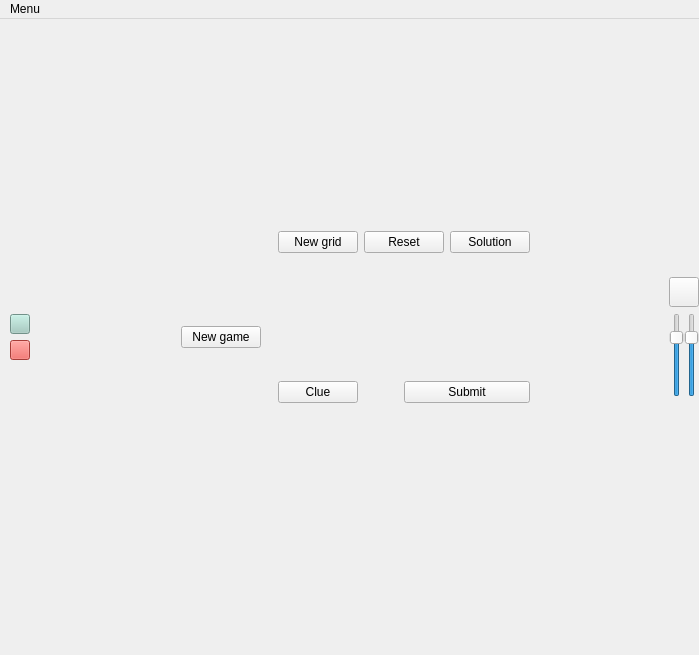
<?xml version="1.0" encoding="UTF-8"?>
<ui version="4.0">
 <class>MainWindow</class>
 <widget class="QMainWindow" name="MainWindow">
  <property name="geometry">
   <rect>
    <x>0</x>
    <y>0</y>
    <width>699</width>
    <height>655</height>
   </rect>
  </property>
  <property name="sizePolicy">
   <sizepolicy hsizetype="Preferred" vsizetype="Preferred">
    <horstretch>0</horstretch>
    <verstretch>0</verstretch>
   </sizepolicy>
  </property>
  <property name="minimumSize">
   <size>
    <width>0</width>
    <height>0</height>
   </size>
  </property>
  <property name="windowTitle">
   <string>MainWindow</string>
  </property>
  <property name="tabShape">
   <enum>QTabWidget::Rounded</enum>
  </property>
  <widget class="QWidget" name="centralWidget">
   <property name="sizePolicy">
    <sizepolicy hsizetype="Preferred" vsizetype="Preferred">
     <horstretch>0</horstretch>
     <verstretch>0</verstretch>
    </sizepolicy>
   </property>
   <layout class="QVBoxLayout" name="verticalLayout">
    <property name="spacing">
     <number>0</number>
    </property>
    <property name="leftMargin">
     <number>0</number>
    </property>
    <property name="topMargin">
     <number>0</number>
    </property>
    <property name="rightMargin">
     <number>0</number>
    </property>
    <property name="bottomMargin">
     <number>0</number>
    </property>
    <item>
     <spacer name="verticalSpacer_top">
      <property name="orientation">
       <enum>Qt::Vertical</enum>
      </property>
      <property name="sizeHint" stdset="0">
       <size>
        <width>20</width>
        <height>40</height>
       </size>
      </property>
     </spacer>
    </item>
    <item>
     <layout class="QHBoxLayout" name="horizontalLayout_content">
      <property name="spacing">
       <number>6</number>
      </property>
      <property name="leftMargin">
       <number>0</number>
      </property>
      <property name="topMargin">
       <number>0</number>
      </property>
      <property name="rightMargin">
       <number>0</number>
      </property>
      <property name="bottomMargin">
       <number>0</number>
      </property>
      <item>
       <layout class="QVBoxLayout" name="verticalLayout_leftSide">
        <property name="leftMargin">
         <number>10</number>
        </property>
        <property name="rightMargin">
         <number>0</number>
        </property>
        <item>
         <spacer name="verticalSpacer_3">
          <property name="orientation">
           <enum>Qt::Vertical</enum>
          </property>
          <property name="sizeType">
           <enum>QSizePolicy::Expanding</enum>
          </property>
          <property name="sizeHint" stdset="0">
           <size>
            <width>20</width>
            <height>40</height>
           </size>
          </property>
         </spacer>
        </item>
        <item>
         <widget class="QPushButton" name="button_blueTheme">
          <property name="sizePolicy">
           <sizepolicy hsizetype="Fixed" vsizetype="Fixed">
            <horstretch>0</horstretch>
            <verstretch>0</verstretch>
           </sizepolicy>
          </property>
          <property name="minimumSize">
           <size>
            <width>20</width>
            <height>20</height>
           </size>
          </property>
          <property name="maximumSize">
           <size>
            <width>20</width>
            <height>20</height>
           </size>
          </property>
          <property name="styleSheet">
           <string notr="true">background-color: #A0CBC0;</string>
          </property>
          <property name="text">
           <string/>
          </property>
         </widget>
        </item>
        <item>
         <widget class="QPushButton" name="button_redTheme">
          <property name="sizePolicy">
           <sizepolicy hsizetype="Fixed" vsizetype="Fixed">
            <horstretch>0</horstretch>
            <verstretch>0</verstretch>
           </sizepolicy>
          </property>
          <property name="minimumSize">
           <size>
            <width>20</width>
            <height>20</height>
           </size>
          </property>
          <property name="maximumSize">
           <size>
            <width>20</width>
            <height>20</height>
           </size>
          </property>
          <property name="styleSheet">
           <string notr="true">background-color: #E9564F</string>
          </property>
          <property name="text">
           <string/>
          </property>
         </widget>
        </item>
        <item>
         <spacer name="verticalSpacer_4">
          <property name="orientation">
           <enum>Qt::Vertical</enum>
          </property>
          <property name="sizeType">
           <enum>QSizePolicy::Expanding</enum>
          </property>
          <property name="sizeHint" stdset="0">
           <size>
            <width>20</width>
            <height>40</height>
           </size>
          </property>
         </spacer>
        </item>
       </layout>
      </item>
      <item>
       <spacer name="horizontalSpacer_left">
        <property name="orientation">
         <enum>Qt::Horizontal</enum>
        </property>
        <property name="sizeHint" stdset="0">
         <size>
          <width>40</width>
          <height>20</height>
         </size>
        </property>
       </spacer>
      </item>
      <item>
       <widget class="QWidget" name="widget_startMenu" native="true">
        <property name="minimumSize">
         <size>
          <width>0</width>
          <height>0</height>
         </size>
        </property>
        <layout class="QVBoxLayout" name="verticalLayout_3">
         <item>
          <widget class="QPushButton" name="button_newGame">
           <property name="cursor">
            <cursorShape>PointingHandCursor</cursorShape>
           </property>
           <property name="text">
            <string>New game</string>
           </property>
          </widget>
         </item>
        </layout>
       </widget>
      </item>
      <item>
       <widget class="QWidget" name="widget_centralContent" native="true">
        <property name="minimumSize">
         <size>
          <width>20</width>
          <height>0</height>
         </size>
        </property>
        <layout class="QVBoxLayout" name="verticalLayout_2">
         <property name="leftMargin">
          <number>0</number>
         </property>
         <property name="topMargin">
          <number>0</number>
         </property>
         <property name="rightMargin">
          <number>0</number>
         </property>
         <property name="bottomMargin">
          <number>0</number>
         </property>
         <item>
          <widget class="QWidget" name="widgetLayout_header" native="true">
           <property name="minimumSize">
            <size>
             <width>0</width>
             <height>0</height>
            </size>
           </property>
           <layout class="QHBoxLayout" name="horizontalLayout_2">
            <property name="leftMargin">
             <number>0</number>
            </property>
            <property name="topMargin">
             <number>0</number>
            </property>
            <property name="rightMargin">
             <number>0</number>
            </property>
            <property name="bottomMargin">
             <number>0</number>
            </property>
            <item>
             <widget class="QPushButton" name="button_newGrid">
              <property name="sizePolicy">
               <sizepolicy hsizetype="Minimum" vsizetype="Fixed">
                <horstretch>0</horstretch>
                <verstretch>0</verstretch>
               </sizepolicy>
              </property>
              <property name="minimumSize">
               <size>
                <width>0</width>
                <height>0</height>
               </size>
              </property>
              <property name="cursor">
               <cursorShape>PointingHandCursor</cursorShape>
              </property>
              <property name="text">
               <string>New grid</string>
              </property>
             </widget>
            </item>
            <item>
             <widget class="QPushButton" name="button_reset">
              <property name="sizePolicy">
               <sizepolicy hsizetype="Minimum" vsizetype="Fixed">
                <horstretch>0</horstretch>
                <verstretch>0</verstretch>
               </sizepolicy>
              </property>
              <property name="minimumSize">
               <size>
                <width>0</width>
                <height>0</height>
               </size>
              </property>
              <property name="cursor">
               <cursorShape>PointingHandCursor</cursorShape>
              </property>
              <property name="text">
               <string>Reset</string>
              </property>
             </widget>
            </item>
            <item>
             <widget class="QPushButton" name="button_solution">
              <property name="minimumSize">
               <size>
                <width>0</width>
                <height>0</height>
               </size>
              </property>
              <property name="cursor">
               <cursorShape>PointingHandCursor</cursorShape>
              </property>
              <property name="text">
               <string>Solution</string>
              </property>
             </widget>
            </item>
           </layout>
          </widget>
         </item>
         <item>
          <spacer name="verticalSpacer_gridBottom">
           <property name="orientation">
            <enum>Qt::Vertical</enum>
           </property>
           <property name="sizeHint" stdset="0">
            <size>
             <width>20</width>
             <height>40</height>
            </size>
           </property>
          </spacer>
         </item>
         <item>
          <widget class="QFrame" name="frame_gridDisplay">
           <property name="sizePolicy">
            <sizepolicy hsizetype="Preferred" vsizetype="Preferred">
             <horstretch>0</horstretch>
             <verstretch>0</verstretch>
            </sizepolicy>
           </property>
           <property name="minimumSize">
            <size>
             <width>0</width>
             <height>0</height>
            </size>
           </property>
           <property name="frameShape">
            <enum>QFrame::NoFrame</enum>
           </property>
           <property name="frameShadow">
            <enum>QFrame::Plain</enum>
           </property>
           <property name="lineWidth">
            <number>0</number>
           </property>
           <layout class="QGridLayout" name="gridLayout">
            <property name="leftMargin">
             <number>0</number>
            </property>
            <property name="topMargin">
             <number>0</number>
            </property>
            <property name="rightMargin">
             <number>0</number>
            </property>
            <property name="bottomMargin">
             <number>0</number>
            </property>
            <property name="spacing">
             <number>0</number>
            </property>
           </layout>
          </widget>
         </item>
         <item>
          <spacer name="verticalSpacer_gridTop">
           <property name="orientation">
            <enum>Qt::Vertical</enum>
           </property>
           <property name="sizeHint" stdset="0">
            <size>
             <width>20</width>
             <height>40</height>
            </size>
           </property>
          </spacer>
         </item>
         <item>
          <widget class="QWidget" name="widgetLayout_footer" native="true">
           <property name="minimumSize">
            <size>
             <width>0</width>
             <height>0</height>
            </size>
           </property>
           <layout class="QHBoxLayout" name="horizontalLayout">
            <property name="leftMargin">
             <number>0</number>
            </property>
            <property name="topMargin">
             <number>0</number>
            </property>
            <property name="rightMargin">
             <number>0</number>
            </property>
            <property name="bottomMargin">
             <number>0</number>
            </property>
            <item>
             <widget class="QPushButton" name="button_clue">
              <property name="sizePolicy">
               <sizepolicy hsizetype="Minimum" vsizetype="Fixed">
                <horstretch>1</horstretch>
                <verstretch>0</verstretch>
               </sizepolicy>
              </property>
              <property name="minimumSize">
               <size>
                <width>0</width>
                <height>0</height>
               </size>
              </property>
              <property name="cursor">
               <cursorShape>PointingHandCursor</cursorShape>
              </property>
              <property name="toolTip">
               <string>Feature coming soon...</string>
              </property>
              <property name="text">
               <string>Clue</string>
              </property>
             </widget>
            </item>
            <item>
             <spacer name="horizontalSpacer">
              <property name="orientation">
               <enum>Qt::Horizontal</enum>
              </property>
              <property name="sizeType">
               <enum>QSizePolicy::Preferred</enum>
              </property>
              <property name="sizeHint" stdset="0">
               <size>
                <width>40</width>
                <height>20</height>
               </size>
              </property>
             </spacer>
            </item>
            <item>
             <widget class="QPushButton" name="button_submit">
              <property name="enabled">
               <bool>true</bool>
              </property>
              <property name="sizePolicy">
               <sizepolicy hsizetype="Minimum" vsizetype="Fixed">
                <horstretch>2</horstretch>
                <verstretch>0</verstretch>
               </sizepolicy>
              </property>
              <property name="minimumSize">
               <size>
                <width>0</width>
                <height>0</height>
               </size>
              </property>
              <property name="cursor">
               <cursorShape>PointingHandCursor</cursorShape>
              </property>
              <property name="text">
               <string>Submit</string>
              </property>
             </widget>
            </item>
           </layout>
          </widget>
         </item>
         <item>
          <widget class="QLabel" name="label_gameOver">
           <property name="text">
            <string/>
           </property>
           <property name="alignment">
            <set>Qt::AlignCenter</set>
           </property>
          </widget>
         </item>
         <item>
          <widget class="QLabel" name="label_nbErrors">
           <property name="text">
            <string/>
           </property>
           <property name="alignment">
            <set>Qt::AlignCenter</set>
           </property>
          </widget>
         </item>
        </layout>
       </widget>
      </item>
      <item>
       <spacer name="horizontalSpacer_right">
        <property name="orientation">
         <enum>Qt::Horizontal</enum>
        </property>
        <property name="sizeHint" stdset="0">
         <size>
          <width>40</width>
          <height>20</height>
         </size>
        </property>
       </spacer>
      </item>
      <item>
       <layout class="QVBoxLayout" name="verticalLayout_rightSide">
        <property name="spacing">
         <number>6</number>
        </property>
        <property name="leftMargin">
         <number>0</number>
        </property>
        <item>
         <spacer name="verticalSpacer_2">
          <property name="orientation">
           <enum>Qt::Vertical</enum>
          </property>
          <property name="sizeHint" stdset="0">
           <size>
            <width>20</width>
            <height>40</height>
           </size>
          </property>
         </spacer>
        </item>
        <item>
         <widget class="QPushButton" name="button_muteSoundtrack">
          <property name="sizePolicy">
           <sizepolicy hsizetype="Minimum" vsizetype="Fixed">
            <horstretch>0</horstretch>
            <verstretch>0</verstretch>
           </sizepolicy>
          </property>
          <property name="minimumSize">
           <size>
            <width>30</width>
            <height>30</height>
           </size>
          </property>
          <property name="maximumSize">
           <size>
            <width>30</width>
            <height>30</height>
           </size>
          </property>
          <property name="text">
           <string/>
          </property>
         </widget>
        </item>
        <item>
         <layout class="QHBoxLayout" name="horizontalLayout_3">
          <property name="spacing">
           <number>0</number>
          </property>
          <property name="topMargin">
           <number>0</number>
          </property>
          <item>
           <widget class="QSlider" name="verticalSlider_soundtrack">
            <property name="enabled">
             <bool>true</bool>
            </property>
            <property name="maximumSize">
             <size>
              <width>16777215</width>
              <height>100</height>
             </size>
            </property>
            <property name="value">
             <number>75</number>
            </property>
            <property name="orientation">
             <enum>Qt::Vertical</enum>
            </property>
            <property name="tickPosition">
             <enum>QSlider::NoTicks</enum>
            </property>
           </widget>
          </item>
          <item>
           <widget class="QSlider" name="verticalSlider_sounds">
            <property name="maximumSize">
             <size>
              <width>16777215</width>
              <height>100</height>
             </size>
            </property>
            <property name="value">
             <number>75</number>
            </property>
            <property name="orientation">
             <enum>Qt::Vertical</enum>
            </property>
            <property name="tickPosition">
             <enum>QSlider::NoTicks</enum>
            </property>
           </widget>
          </item>
         </layout>
        </item>
        <item>
         <spacer name="verticalSpacer">
          <property name="orientation">
           <enum>Qt::Vertical</enum>
          </property>
          <property name="sizeHint" stdset="0">
           <size>
            <width>20</width>
            <height>40</height>
           </size>
          </property>
         </spacer>
        </item>
       </layout>
      </item>
     </layout>
    </item>
    <item>
     <spacer name="verticalSpacer_bottom">
      <property name="orientation">
       <enum>Qt::Vertical</enum>
      </property>
      <property name="sizeHint" stdset="0">
       <size>
        <width>20</width>
        <height>40</height>
       </size>
      </property>
     </spacer>
    </item>
   </layout>
  </widget>
  <widget class="QMenuBar" name="menuBar">
   <property name="geometry">
    <rect>
     <x>0</x>
     <y>0</y>
     <width>699</width>
     <height>20</height>
    </rect>
   </property>
   <widget class="QMenu" name="menuMenu">
    <property name="title">
     <string>Menu</string>
    </property>
    <addaction name="action_quit"/>
   </widget>
   <addaction name="menuMenu"/>
  </widget>
  <action name="action_saveGame">
   <property name="text">
    <string>Save game</string>
   </property>
  </action>
  <action name="action_aPropos">
   <property name="text">
    <string>A propos</string>
   </property>
  </action>
  <action name="action_rules">
   <property name="text">
    <string>Rules</string>
   </property>
  </action>
  <action name="actionGame">
   <property name="text">
    <string>Game</string>
   </property>
  </action>
  <action name="action_quit">
   <property name="text">
    <string>Quit</string>
   </property>
  </action>
  <action name="actiongame">
   <property name="text">
    <string>Game</string>
   </property>
  </action>
  <action name="actionEditor">
   <property name="text">
    <string>Editor</string>
   </property>
  </action>
  <action name="actionEditor_2">
   <property name="text">
    <string>Editor </string>
   </property>
  </action>
  <action name="action_openEditor">
   <property name="text">
    <string>Sudoku editor</string>
   </property>
  </action>
  <action name="action_newGame">
   <property name="text">
    <string>New game</string>
   </property>
  </action>
  <action name="action_openGame">
   <property name="text">
    <string>Open game</string>
   </property>
  </action>
 </widget>
 <layoutdefault spacing="6" margin="11"/>
 <resources/>
 <connections/>
</ui>
